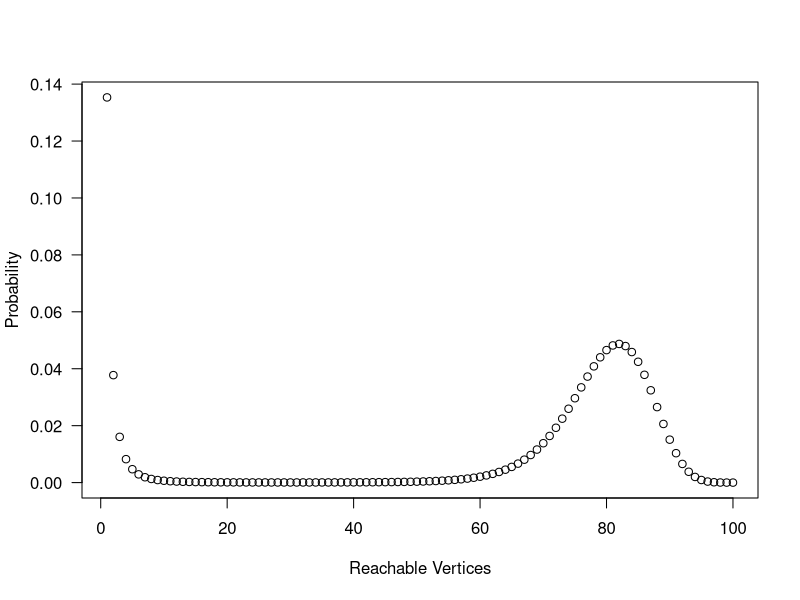

Reproduce this figure in R.
## ---- chunk 1
probability_table = function(N,p){
	P = matrix(0,N,N) #P[n,k] = probability that in a network with a total of n nodes (including s), k are connected (including s)
	P[1,1] = 1
	for(n in 2:N) for(k in 1:n){
		P[n,k] = P[n-1,k]*(1-p)^k
		if(k > 1) for(j in 1:(k-1)) P[n,k] = P[n,k]+P[n-1,j]*(1-(1-p)^j)*P[n-j,k-j]
	}
	return(P)
}
N = 100
p = .02
plot(c(1:N),probability_table(N,p)[N,],las=1,xlab='Reachable Vertices',ylab='Probability')
